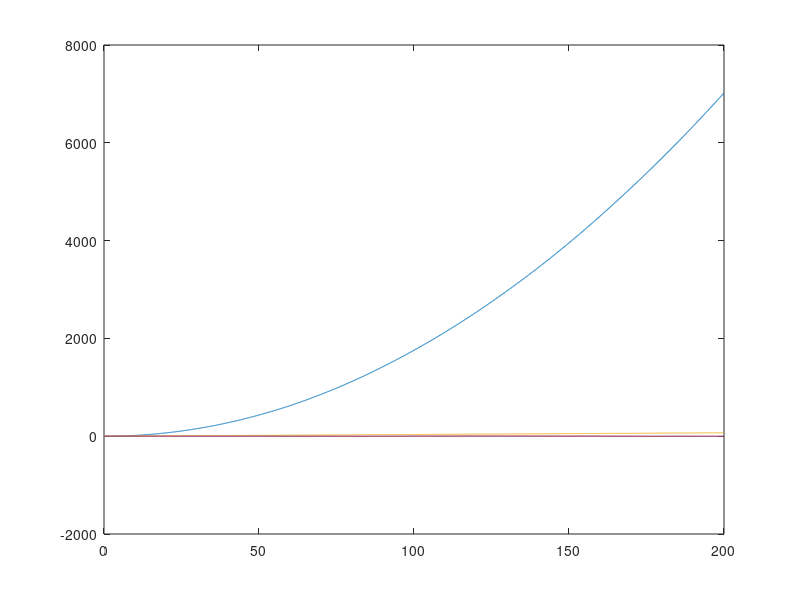
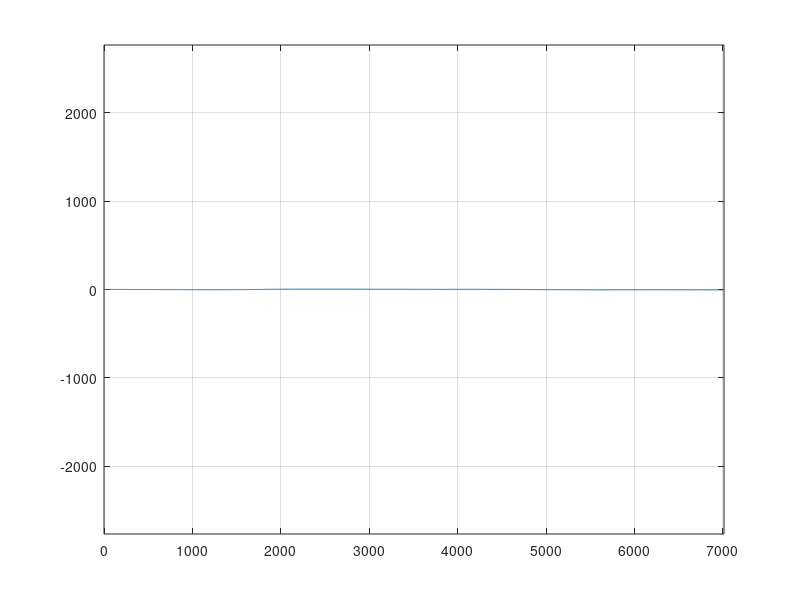

MATLAB code to generate these figures, in order:

#2 dimensional kalman filter 

#position
px = 0; py = 0;
#velocity
vx = 0; vy = 0;
T = 200;
dt = 0.1;
nIterations  = int32(T/dt);

#estimated position and velocity
x = zeros(4,nIterations);
x(:,1) = [px;py;vx;vy];
#Initial Covariance matrix 
P = zeros(4,4);

# data from sensors
z = zeros(4,nIterations);
R = diag([0.06;0.06;0.03;0.03]);
z(:,1) = [0;0;0;0];

#noise - external disturbances - stohastic
Q = diag([0.03;0.03;0.001;0.001]);

#noise - directed error (e.g. wind)
zwind = [0;0;0.15;-0.04];


#Multiplication matrix - between steps
F = [1 0 dt 0; 0 1 0 dt; 0 0 1 0; 0 0 0 1];

#Control vector
u = [0.1;0.0665;0.1;0.0665];
B=diag([dt*dt/2;dt*dt/2;dt; dt]);

#convert
H = diag([1;1;1;1]);

#Final calculated variable
xkal = zeros(4,2000);
Pkal = zeros(4,4);


for i = 2:nIterations
     x(:,i) = F*xkal(:,i-1) + B*u;
     P = F*Pkal*transpose(F) + Q;  
   
     #get sensor variable
     #This is simulation - sensor has independent measurement
     #in a real situation z does not depend on x!!!!!
     z(:,i)= x(:,i) + normrnd(0,sqrt(0.01),4,1) + zwind;
     #START KALMAN
     K = P*H'*inv(H*P*H' + R);
     #APPLY KALMAN - INTEGRATE x estimate and z measurement
     xkal(:,i) = x(:,i) + K*(z(:,i)-H*x(:,i));
     Pkal = P - K*H*P;
endfor
P
Pkal
figure(1);
plot(0:dt:T-dt,xkal);
figure(2);
plot(xkal(1,:),xkal(2,:));
grid on;
axis equal;